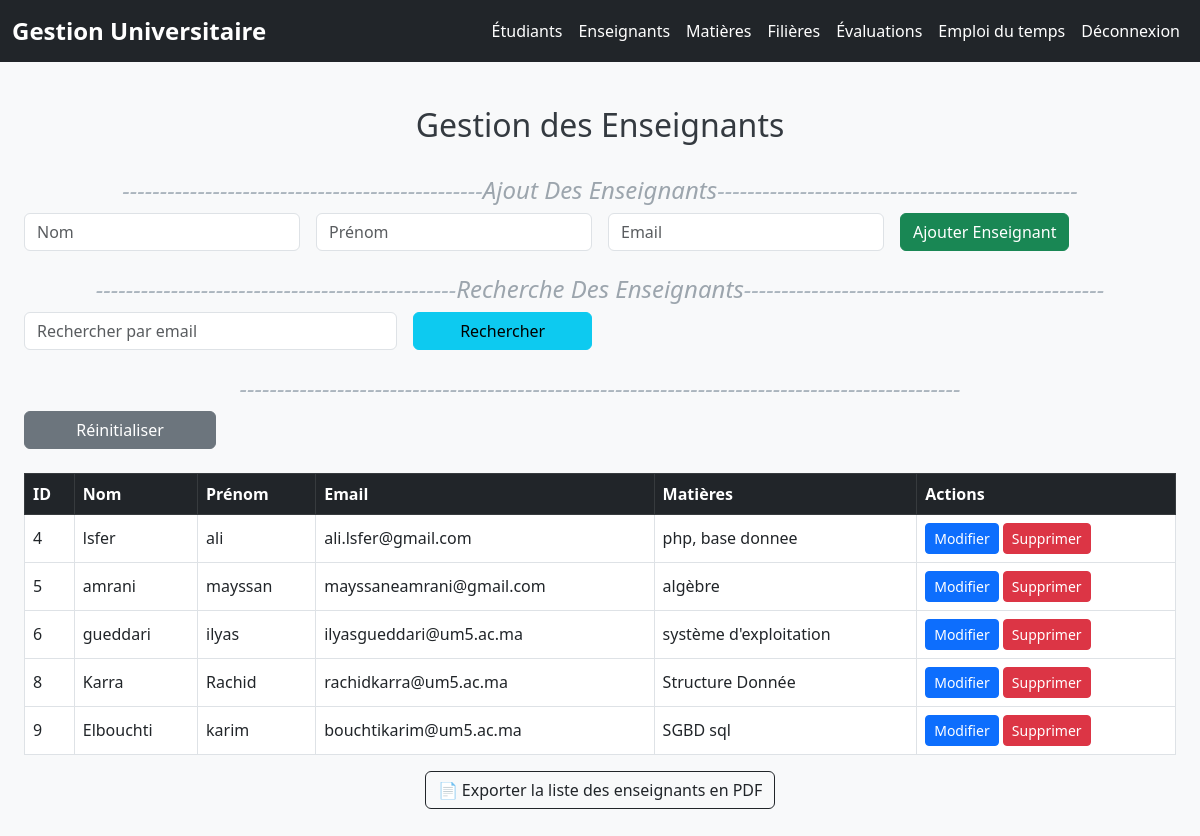
Screenshot of /enseignant.php with the database file from the repository.
### tables this page shows
CREATE TABLE `enseignants` (
  `id_enseignant` int(11) NOT NULL,
  `nom` varchar(50) DEFAULT NULL,
  `prenom` varchar(50) DEFAULT NULL,
  `email` varchar(100) DEFAULT NULL
);

### enseignant.php (the view, shortened to what this page needs)
<?php include('db.php'); ?>
<!DOCTYPE html>
<html lang="fr">
<head>
    <link href="https://cdn.jsdelivr.net/npm/bootstrap@5.3.0/dist/css/bootstrap.min.css" rel="stylesheet">
</head>
<body>
    <nav class="navbar navbar-expand-lg navbar-dark bg-dark">
        <div class="container-fluid">
        <a class="navbar-brand" href="index.php">Gestion Universitaire</a>
        <div class="collapse navbar-collapse" id="navbarNav">
            <ul class="navbar-nav">
            <li class="nav-item"><a class="nav-link" href="etudiants.php">Étudiants</a></li>
            <li class="nav-item"><a class="nav-link" href="enseignant.php">Enseignants</a></li>
            <li class="nav-item"><a class="nav-link" href="matiere.php">Matières</a></li>
            <li class="nav-item"><a class="nav-link" href="filiere.php">Filières</a></li>
            <li class="nav-item"><a class="nav-link" href="evaluation.php">Évaluations</a></li>
            <li class="nav-item"><a class="nav-link" href="emploi_temps.php">Emploi du temps</a></li>
            <li class="nav-item"><a class="nav-link" href="logout.php">Déconnexion</a></li>
            </ul>
        </div>
        </div>
    </nav>
    <div class="p-4">
    <h2 class="text-center">Gestion des Enseignants</h2>
    <br>
    <?php
    $nom = $prenom = $specialite = $email = "";
    $editMode = false;
    ?>
    <h4 class="commentaire">Ajout Des Enseignants</h4>
    <form method="post" class="row g-3 mb-4">
        <div class="col-md-3">
            <input type="text" name="nom" class="form-control" placeholder="Nom" required value="<?= htmlspecialchars($nom) ?>">
        </div>
        <div class="col-md-3">
            <input type="text" name="prenom" class="form-control" placeholder="Prénom" required value="<?= htmlspecialchars($prenom) ?>">
        </div>
        <div class="col-md-3">
            <input type="email" name="email" class="form-control" placeholder="Email" required value="<?= htmlspecialchars($email) ?>">
        </div>
        <div class="col-md-3">
            <?php if ($editMode): ?>
                <input type="hidden" name="id_enseignant" value="<?= $_GET['edit'] ?>">
                <button type="submit" name="modifier" class="btn btn-warning">Mettre à jour</button>
            <?php else: ?>
                <button type="submit" name="ajouter" class="btn btn-success w-70">Ajouter Enseignant</button>
            <?php endif; ?>
        </div>
    </form>
    <h4 class="commentaire">Recherche Des Enseignants</h4>
    <form method="get" class="row g-3 mb-4">
        <div class="col-md-4">
            <input type="email" name="search_email" class="form-control" placeholder="Rechercher par email" value="<?= isset($_GET['search_email']) ? htmlspecialchars($_GET['search_email']) : '' ?>">
        </div>
        <div class="col-md-2">
            <button type="submit" class="btn btn-info w-100">Rechercher</button>
        </div>
    </form>
    <h4 class="commentaire"></h4>
    <div class="col-md-2">
        <a href="enseignant.php" class="btn btn-secondary w-100">Réinitialiser</a>
    </div>
        <br>
        <table class="table table-bordered">
            <thead class="table-dark">
                <tr>
                    <th>ID</th>
                    <th>Nom</th>
                    <th>Prénom</th>
                    <th>Email</th>
                    <th>Matières</th>
                    <th>Actions</th>
                </tr>
            </thead>
            <tbody>
                <?php
                if (isset($_GET['search_email']) && !empty($_GET['search_email'])) {
                    $search_email = $_GET['search_email'];
                    $stmt = $pdo->prepare("SELECT * FROM enseignants WHERE email LIKE ?");
                    $stmt->execute(["%$search_email%"]);
                } else {
                    $stmt = $pdo->query("
                        SELECT
                            enseignants.id_enseignant,
                            enseignants.nom,
                            enseignants.prenom,
                            enseignants.email,
                            GROUP_CONCAT(matieres.nom_matiere SEPARATOR ', ') AS matieres
                        FROM
                            enseignants
                        LEFT JOIN
                            matieres ON enseignants.id_enseignant = matieres.id_enseignant
                        GROUP BY
                            enseignants.id_enseignant
                    ");
                }
                foreach ($stmt as $row) {
                    $matieres = isset($row['matieres']) && $row['matieres'] !== null && $row['matieres'] !== ''
                    ? $row['matieres']
                    : 'Aucune matière';
                    echo "<tr>
                        <td>{$row['id_enseignant']}</td>
                        <td>" . htmlspecialchars($row['nom']) . "</td>
                        <td>" . htmlspecialchars($row['prenom']) . "</td>
                        <td>" . htmlspecialchars($row['email']) . "</td>
                        <td>" . htmlspecialchars($matieres) . "</td>
                        <td>
                            <a href='?edit={$row['id_enseignant']}' class='btn btn-sm btn-primary'>Modifier</a>
                            <a href='?delete={$row['id_enseignant']}' class='btn btn-sm btn-danger' onclick='return confirm(\"Supprimer cet enseignant ?\")'>Supprimer</a>
                        </td>
                    </tr>";
                }
                ?>
            </tbody>
        </table>
        <div class="text-center mb-4">
            <button onclick="exportToPDF()" class="btn btn-outline-dark">
                📄 Exporter la liste des enseignants en PDF
            </button>
        </div>
    </div>
</body>
</html>

### enseignant.php (style rules this page uses)
.navbar-dark { background-color: #212529 !important; }
.navbar-brand { font-weight: bold; font-size: 1.5rem; color: #ffffff !important; transition: all 0.3s ease; }
.navbar-nav { margin-left: auto; }
.navbar-nav .nav-link { font-weight: 500; color: #ffffff !important; transition: all 0.3s ease; padding: 8px 15px; border-radius: 5px; }
body { background-color: #f8f9fa; }
h2 { margin-top: 20px; color: #343a40; }
table th, table td { vertical-align: middle !important; }
.commentaire { font-style: italic; color: rgb(156, 165, 173); text-align: center; display: block; width: 100%; }
.commentaire::before, .commentaire::after { content: '------------------------------------------------'; color:rgb(171, 181, 190); font-style: italic; }

### rows the page displays
enseignants: id_enseignant "4", nom "lsfer", prenom "ali", email "ali.lsfer@gmail.com", matieres "php, base donnee"
enseignants: id_enseignant "5", nom "amrani", prenom "mayssan", email "mayssaneamrani@gmail.com", matieres "algèbre"
enseignants: id_enseignant "6", nom "gueddari", prenom "ilyas", email "ilyasgueddari@um5.ac.ma", matieres "système d'exploitation"
enseignants: id_enseignant "8", nom "Karra", prenom "Rachid", email "rachidkarra@um5.ac.ma", matieres "Structure Donnée"
enseignants: id_enseignant "9", nom "Elbouchti", prenom "karim", email "bouchtikarim@um5.ac.ma", matieres "SGBD sql"
